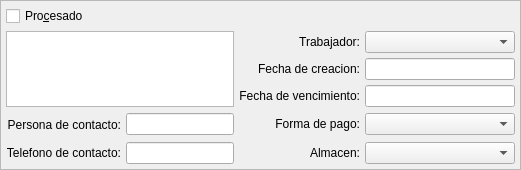
    <widget class="QFrame" name="frame" >
     <property name="sizePolicy" >
      <sizepolicy vsizetype="Preferred" hsizetype="Expanding" >
       <horstretch>0</horstretch>
       <verstretch>0</verstretch>
      </sizepolicy>
     </property>
     <property name="minimumSize" >
      <size>
       <width>0</width>
       <height>0</height>
      </size>
     </property>
     <property name="frameShape" >
      <enum>QFrame::StyledPanel</enum>
     </property>
     <property name="frameShadow" >
      <enum>QFrame::Raised</enum>
     </property>
     <layout class="QGridLayout" >
      <property name="margin" >
       <number>5</number>
      </property>
      <property name="spacing" >
       <number>5</number>
      </property>
      <item row="0" column="0" colspan="4" >
       <widget class="QCheckBox" name="mui_procesadopresupuesto" >
        <property name="layoutDirection" >
         <enum>Qt::LeftToRight</enum>
        </property>
        <property name="text" >
         <string>Pro&amp;cesado</string>
        </property>
       </widget>
      </item>
      <item row="1" column="3" colspan="2" >
       <widget class="BusquedaTrabajador" name="mui_idtrabajador" >
        <property name="minimumSize" >
         <size>
          <width>150</width>
          <height>0</height>
         </size>
        </property>
        <property name="maximumSize" >
         <size>
          <width>150</width>
          <height>16777215</height>
         </size>
        </property>
       </widget>
      </item>
      <item rowspan="3" row="1" column="0" colspan="2" >
       <widget class="BusquedaCliente" name="mui_idcliente" >
        <property name="sizePolicy" >
         <sizepolicy vsizetype="Ignored" hsizetype="Ignored" >
          <horstretch>0</horstretch>
          <verstretch>0</verstretch>
         </sizepolicy>
        </property>
        <property name="minimumSize" >
         <size>
          <width>150</width>
          <height>0</height>
         </size>
        </property>
       </widget>
      </item>
      <item row="1" column="2" >
       <widget class="QLabel" name="label10" >
        <property name="sizePolicy" >
         <sizepolicy vsizetype="Fixed" hsizetype="Preferred" >
          <horstretch>0</horstretch>
          <verstretch>0</verstretch>
         </sizepolicy>
        </property>
        <property name="text" >
         <string>Trabajador:</string>
        </property>
        <property name="alignment" >
         <set>Qt::AlignRight|Qt::AlignTrailing|Qt::AlignVCenter</set>
        </property>
        <property name="buddy" >
         <cstring>mui_idtrabajador</cstring>
        </property>
       </widget>
      </item>
      <item row="2" column="2" >
       <widget class="QLabel" name="label15" >
        <property name="sizePolicy" >
         <sizepolicy vsizetype="Fixed" hsizetype="Preferred" >
          <horstretch>0</horstretch>
          <verstretch>0</verstretch>
         </sizepolicy>
        </property>
        <property name="text" >
         <string>Fecha de creacion:</string>
        </property>
        <property name="alignment" >
         <set>Qt::AlignRight|Qt::AlignTrailing|Qt::AlignVCenter</set>
        </property>
        <property name="buddy" >
         <cstring>mui_fpresupuesto</cstring>
        </property>
       </widget>
      </item>
      <item row="2" column="3" colspan="2" >
       <widget class="BusquedaFecha" name="mui_fpresupuesto" >
        <property name="minimumSize" >
         <size>
          <width>150</width>
          <height>0</height>
         </size>
        </property>
        <property name="maximumSize" >
         <size>
          <width>150</width>
          <height>16777215</height>
         </size>
        </property>
       </widget>
      </item>
      <item row="3" column="2" >
       <widget class="QLabel" name="label11" >
        <property name="sizePolicy" >
         <sizepolicy vsizetype="Fixed" hsizetype="Preferred" >
          <horstretch>0</horstretch>
          <verstretch>0</verstretch>
         </sizepolicy>
        </property>
        <property name="text" >
         <string>Fecha de vencimiento:</string>
        </property>
        <property name="alignment" >
         <set>Qt::AlignRight|Qt::AlignTrailing|Qt::AlignVCenter</set>
        </property>
        <property name="buddy" >
         <cstring>mui_vencpresupuesto</cstring>
        </property>
       </widget>
      </item>
      <item row="3" column="3" colspan="2" >
       <widget class="BusquedaFecha" name="mui_vencpresupuesto" >
        <property name="minimumSize" >
         <size>
          <width>150</width>
          <height>0</height>
         </size>
        </property>
        <property name="maximumSize" >
         <size>
          <width>150</width>
          <height>16777215</height>
         </size>
        </property>
       </widget>
      </item>
      <item row="4" column="0" >
       <widget class="QLabel" name="label9" >
        <property name="sizePolicy" >
         <sizepolicy vsizetype="Fixed" hsizetype="Preferred" >
          <horstretch>0</horstretch>
          <verstretch>0</verstretch>
         </sizepolicy>
        </property>
        <property name="minimumSize" >
         <size>
          <width>0</width>
          <height>25</height>
         </size>
        </property>
        <property name="text" >
         <string>Persona de contacto:</string>
        </property>
        <property name="alignment" >
         <set>Qt::AlignRight|Qt::AlignTrailing|Qt::AlignVCenter</set>
        </property>
        <property name="buddy" >
         <cstring>mui_contactpresupuesto</cstring>
        </property>
       </widget>
      </item>
      <item row="4" column="1" >
       <widget class="QLineEdit" name="mui_contactpresupuesto" >
        <property name="sizePolicy" >
         <sizepolicy vsizetype="Fixed" hsizetype="Ignored" >
          <horstretch>0</horstretch>
          <verstretch>0</verstretch>
         </sizepolicy>
        </property>
       </widget>
      </item>
      <item row="4" column="2" >
       <widget class="QLabel" name="label12" >
        <property name="sizePolicy" >
         <sizepolicy vsizetype="Fixed" hsizetype="Preferred" >
          <horstretch>0</horstretch>
          <verstretch>0</verstretch>
         </sizepolicy>
        </property>
        <property name="text" >
         <string>Forma de pago:</string>
        </property>
        <property name="alignment" >
         <set>Qt::AlignRight|Qt::AlignTrailing|Qt::AlignVCenter</set>
        </property>
        <property name="buddy" >
         <cstring>mui_idforma_pago</cstring>
        </property>
       </widget>
      </item>
      <item row="4" column="3" colspan="2" >
       <widget class="BusquedaFormaPago" name="mui_idforma_pago" >
        <property name="maximumSize" >
         <size>
          <width>150</width>
          <height>16777215</height>
         </size>
        </property>
       </widget>
      </item>
      <item row="5" column="0" >
       <widget class="QLabel" name="label14" >
        <property name="sizePolicy" >
         <sizepolicy vsizetype="Fixed" hsizetype="Preferred" >
          <horstretch>0</horstretch>
          <verstretch>0</verstretch>
         </sizepolicy>
        </property>
        <property name="text" >
         <string>Telefono de contacto:</string>
        </property>
        <property name="alignment" >
         <set>Qt::AlignRight|Qt::AlignTrailing|Qt::AlignVCenter</set>
        </property>
        <property name="buddy" >
         <cstring>mui_telpresupuesto</cstring>
        </property>
       </widget>
      </item>
      <item row="5" column="1" >
       <widget class="QLineEdit" name="mui_telpresupuesto" >
        <property name="sizePolicy" >
         <sizepolicy vsizetype="Fixed" hsizetype="Expanding" >
          <horstretch>0</horstretch>
          <verstretch>0</verstretch>
         </sizepolicy>
        </property>
       </widget>
      </item>
      <item row="5" column="2" >
       <widget class="QLabel" name="m_lblalmacen" >
        <property name="sizePolicy" >
         <sizepolicy vsizetype="Fixed" hsizetype="Preferred" >
          <horstretch>0</horstretch>
          <verstretch>0</verstretch>
         </sizepolicy>
        </property>
        <property name="text" >
         <string>Almacen:</string>
        </property>
        <property name="alignment" >
         <set>Qt::AlignRight|Qt::AlignTrailing|Qt::AlignVCenter</set>
        </property>
        <property name="buddy" >
         <cstring>mui_idalmacen</cstring>
        </property>
       </widget>
      </item>
      <item row="5" column="3" colspan="2" >
       <widget class="BusquedaAlmacen" name="mui_idalmacen" >
        <property name="minimumSize" >
         <size>
          <width>150</width>
          <height>0</height>
         </size>
        </property>
        <property name="maximumSize" >
         <size>
          <width>150</width>
          <height>16777215</height>
         </size>
        </property>
       </widget>
      </item>
     </layout>
    </widget>
